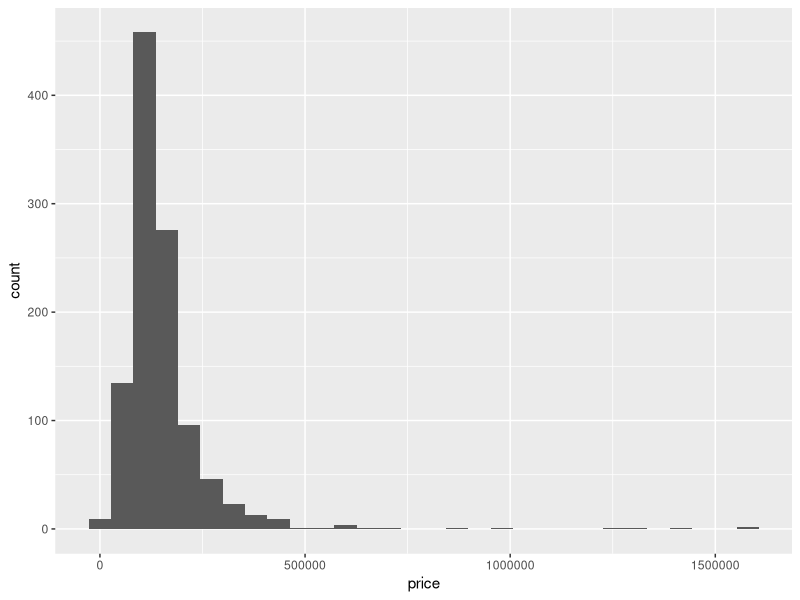
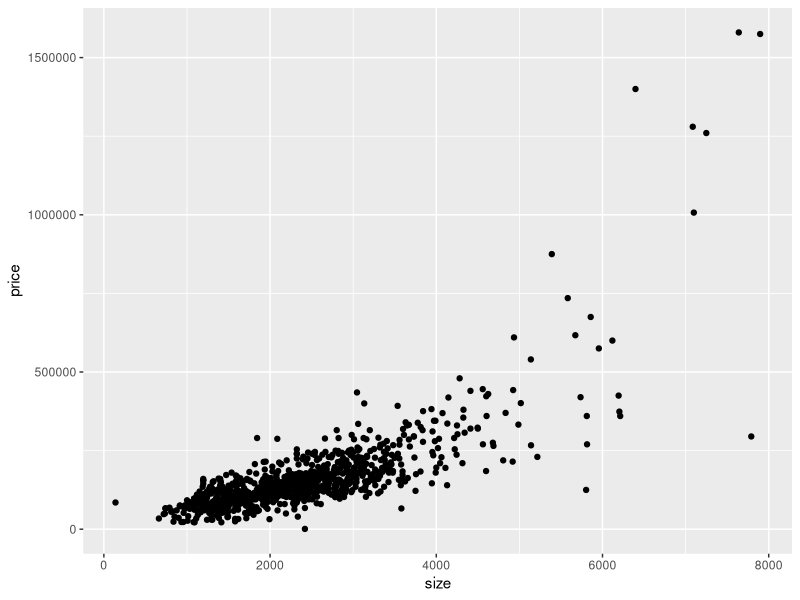
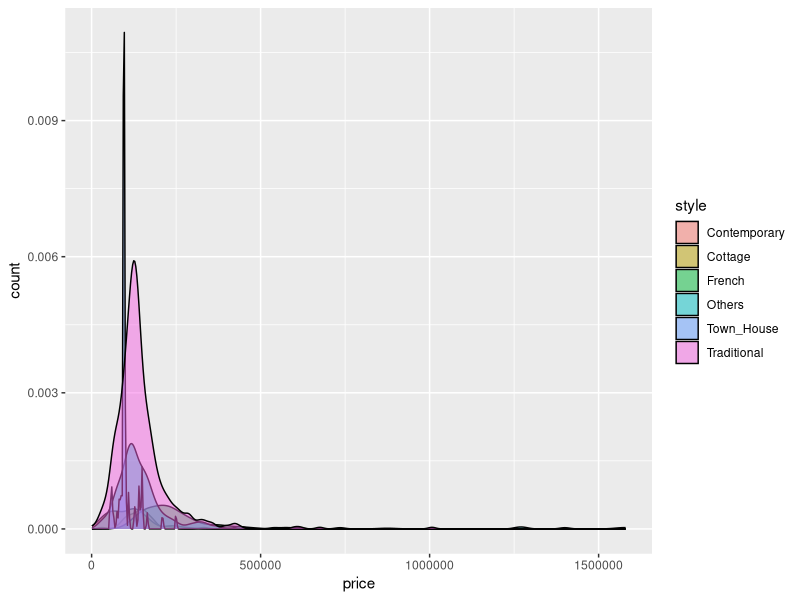
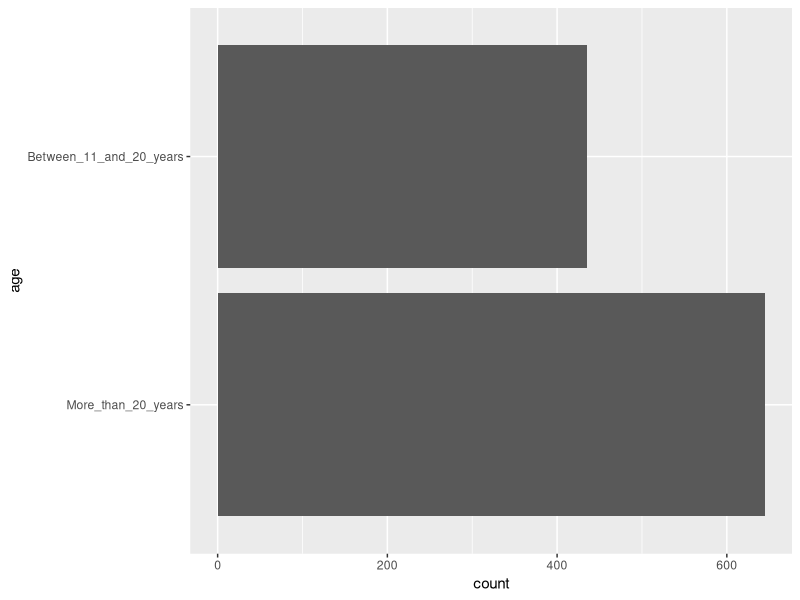
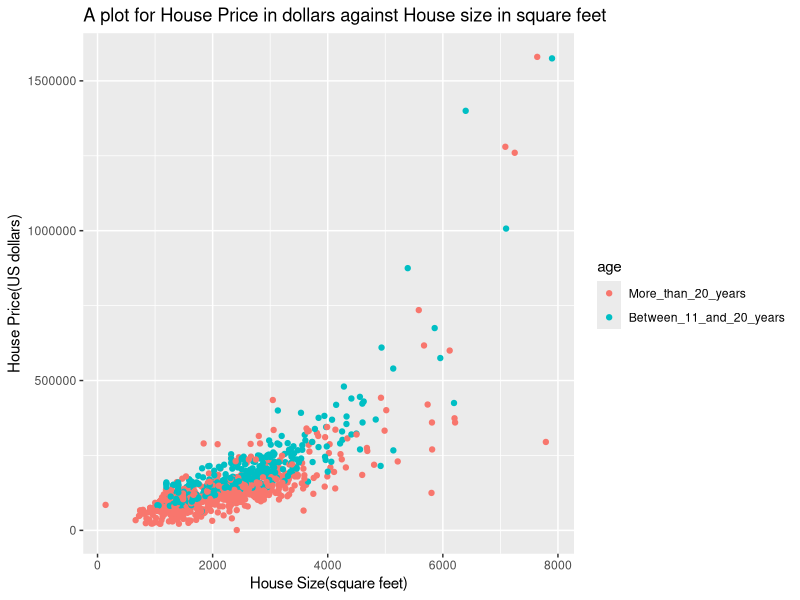
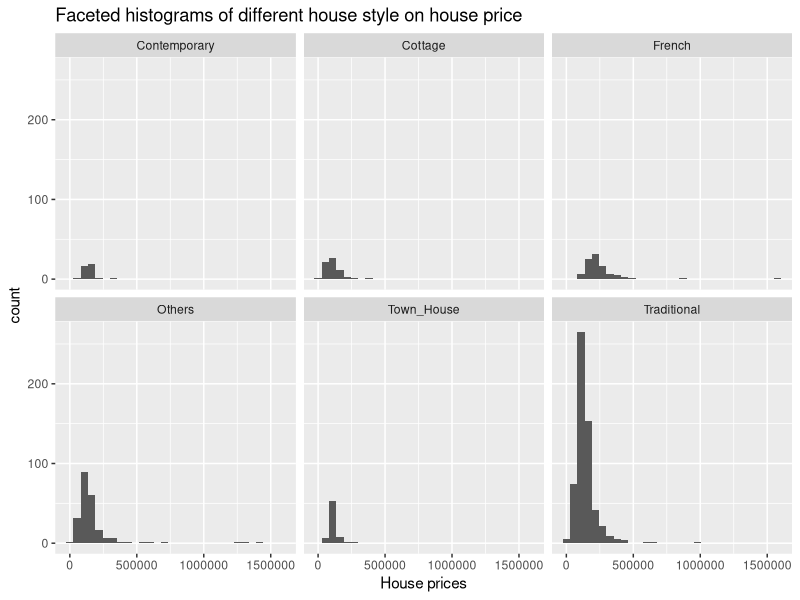
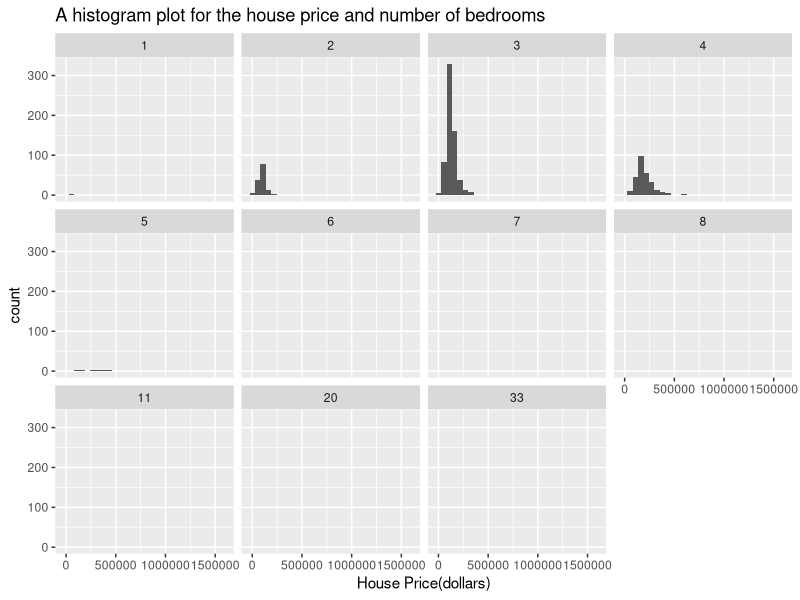

Here is the R script that generated these plots, in order:
## ---- chunk 1
# load the packages and dataset

library(tidyverse) # for data manipulation, visualization
housing_data<- read_csv("housing.csv")
# view the data
head(housing_data)
tail(housing_data)

## ---- chunk 2
# check the summary of the data
summary(housing_data)
str(housing_data)

## ---- chunk 3
# check for missing values
table(is.na(housing_data))
# check for missing values in each variables
tab_housing_data<- list()
for(var in seq_along(housing_data)){
  tab_housing_data[[var]]<-table(is.na(housing_data[[var]]))

}
tab_housing_data
## ---- chunk 4
# replace all NAs with means and mode of respective variables
size_mean<- mean(housing_data$size, na.rm = TRUE)
bedrooms_median<- median(housing_data$bedrooms, na.rm = TRUE)
# replace with mean
housing_data$size[is.na(housing_data$size)]<- size_mean
# replace with mode
housing_data$bedrooms[is.na(housing_data$bedrooms)]<- bedrooms_median
# check if na has been removed
table(is.na(housing_data))
## ---- chunk 5
# convert into factors
housing_data <- housing_data %>% 
  mutate(age = factor(age),
         bedrooms = factor(bedrooms),
         style = factor(style))

# check the structure of the data
str(housing_data)
## ---- chunk 6
# creating new and realistic levels in our data

housing_data <- housing_data %>%
  mutate(
    age = fct_recode(
      age,
      More_than_20_years = "More than 20",
      More_than_20_years = "More than 200 years",
      More_than_20_years = "than 20 years",
      More_than_20_years = "More than 20 years",
      More_than_20_years = "Between 11 and 20 years",
      Between_11_and_20_years = "Between 6 and 10 years",
      Between_11_and_20_years = "Up to 5",
      Between_11_and_20_years = "Up to 5 years"
      ),
    style = fct_recode(
      style,
      Others = "Other",
      Town_House = "Town House",
      Town_House = "Town-House",
      Town_House = "TownHouse",
      Traditional = "Tradition"
    )
    
  )

## ---- chunk 7
# histogram on price variable
housing_data %>% 
  ggplot(aes(x = price))+
  geom_histogram()
## ---- chunk 8
# scatter plot for price and sizes
housing_data %>% 
  ggplot(aes(x = size, y = price))+
  geom_point()
## ---- chunk 9
# density plot of different house styles together with price
housing_data %>% 
  ggplot(aes(price, fill = style))+
  geom_density(aes(y = ..count..), alpha = 0.5)
## ---- chunk 10
# a barplot of age variable
housing_data %>% 
  ggplot(aes(age))+
  geom_bar()+
  coord_flip()
## ---- chunk 11
# bar plot for price against size colored using age
housing_data %>% 
  ggplot(aes(x = size, y = price, color = age))+
  geom_point()+
  labs(
    title = "A plot for House Price in dollars against House size in square feet",
    x = "House Size(square feet)",
    y = "House Price(US dollars)"
  )
## ---- chunk 12
# table that shows the distribution of this price according to age
housing_data %>% 
  group_by(age) %>% 
  count(age,sort = T)
## ---- chunk 13
# create a histogram facet of style variable on price
housing_data %>% 
  ggplot(aes(price))+
  geom_histogram()+
  labs(
    title = "Faceted histograms of different house style on house price",
    x = "House prices"
  )+
  facet_wrap(~style)

## ---- chunk 14
# count the highest rate of house style sold
housing_data %>% 
  group_by(style) %>% 
  count(style, sort = T)
## ---- chunk 15
# plot for price and the numbers of bedrooms
housing_data %>% 
  ggplot(aes(price))+
  geom_histogram()+
  labs(
    title = "A histogram plot for the house price and number of bedrooms",
    x = "House Price(dollars)"
  )+
  facet_wrap(~bedrooms)
